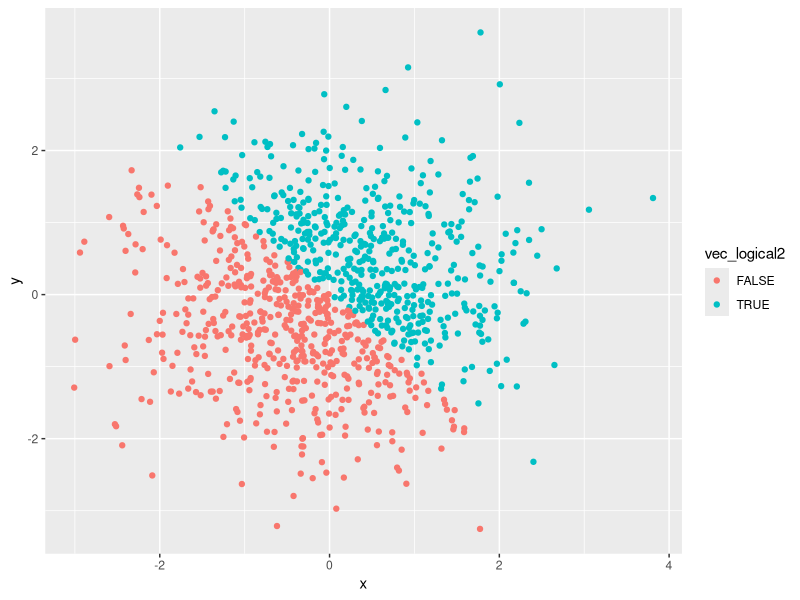
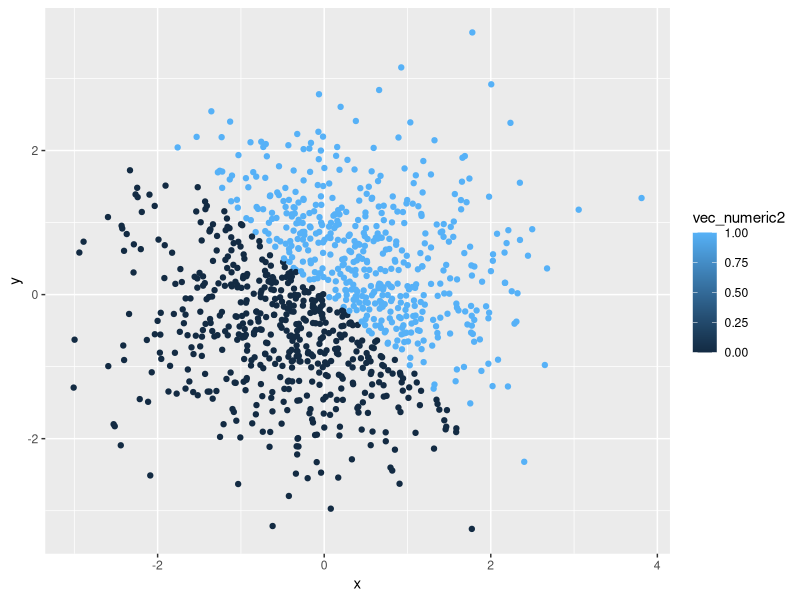
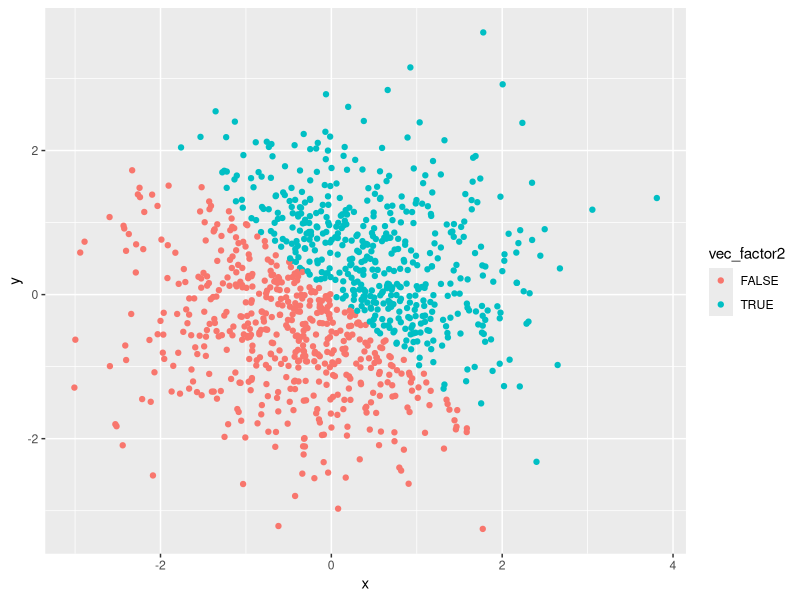

Source code (R) for these figures, in order:
## ---- chunk 1
knitr::opts_chunk$set(echo = TRUE)
library(tidyverse)
## ---- chunk 2
set.seed(1)
vec_numeric = runif(10,0,5)
vec_logical = c(TRUE, TRUE, TRUE, TRUE, TRUE, FALSE, FALSE, FALSE, FALSE, FALSE)
vec_char = c("It", "is", "hard", "to", "think", "of", "so", "many", "different", "characters")
vec_factor = factor(c("female", "female", "female","female", "female", "male", "male", "male", "male", "male"))

p1_df = tibble(vec_numeric, vec_logical, vec_char, vec_factor)
## ---- chunk 3
mean_numeric = mean(vec_numeric)
mean_logical = mean(vec_logical)
mean_char = mean(vec_char)
mean_factor = mean(vec_factor)
## ---- chunk 4
as.factor(vec_char)
as.numeric(as.factor(vec_char))
as.numeric(vec_factor)
## ---- chunk 5
set.seed(1)
x = rnorm(1000)
y = rnorm(1000)
vec_logical2 = x + y > 0
vec_numeric2 = as.numeric(vec_logical2)
vec_factor2 = as.factor(vec_logical2)

p2_df = tibble(x, y, vec_logical2, vec_numeric2, vec_factor2)
## ---- chunk 6
ggplot(p2_df, aes(x = x, y = y, color = vec_logical2)) +geom_point()
ggplot(p2_df, aes(x = x, y = y, color = vec_numeric2)) +geom_point()
ggplot(p2_df, aes(x = x, y = y, color = vec_factor2)) +geom_point()



